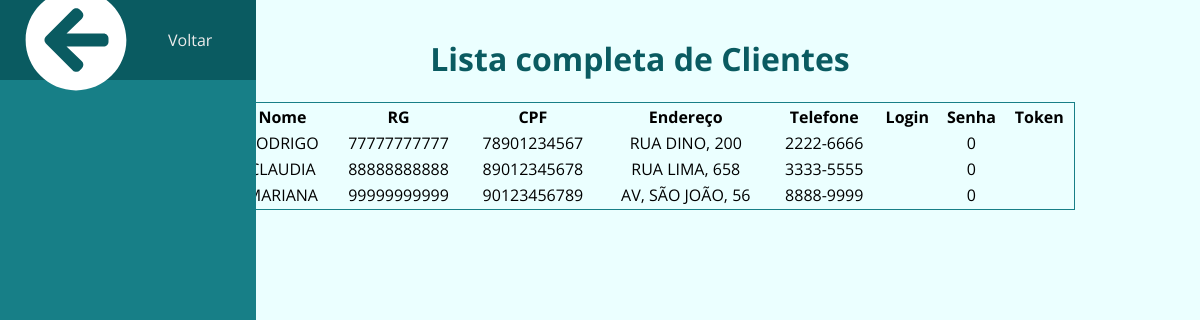
Screenshot of /Administracao/clientes.php (signed in) with the database file from the repository.
### tables this page shows
CREATE TABLE `clientes` (
  `codigo` int(4) NOT NULL,
  `nome` varchar(30) NOT NULL,
  `rg` varchar(11) NOT NULL,
  `cpf` char(11) NOT NULL,
  `endereco` varchar(30) NOT NULL,
  `telefone` varchar(11) NOT NULL,
  `email` varchar(20) NOT NULL,
  `login` varchar(10) NOT NULL,
  `senha` int(4) NOT NULL,
  `token` varchar(32) NOT NULL
);

### Administracao/clientes.php (the view, shortened to what this page needs)
<html lang="pt-br">
    <head>
        <link rel = "stylesheet" href="css/style2.css" type = "text/css">
    </head>
    <body>
<?php
  include 'conexao.php';
?>
               <nav class ="navbar">
            <ul class = "navbar-nav">
                <li class = "navbar-item">
                <a href="principal.php" class="nav-link">
                    <span class = "link-text">Voltar</a></span>
            </li>
            </ul>
            </nav>
        <main>
          <center><h1>Lista completa de Clientes</h1></center>
    <table style="border:1px solid rgb(23, 127, 135)"class = "tabela-clientes" align=center width=80%>
      <td align="center">
          <b>ID</b>
        </td>
        <td align="center">
          <b>Nome</b>
        </td>
        <td align="center"><b>RG</b></td>
        <td align="center"><b>CPF</b></td>
		<td align="center"><b>Endereço</b></td>
		<td align="center"><b>Telefone</b></td>
    <td align="center"><b>Login</b></td>
    <td align="center"><b>Senha</b></td>
    <td align="center"><b>Token</b></td>
<?php
  $sql = "SELECT *
      FROM clientes
      ORDER BY codigo";
  $tabela = mysqli_query($conexao,$sql);
  while ($linha = mysqli_fetch_array($tabela))
  {
?>
      <tr>
        <td align="center">
        </td>
        <td align="center">
          <?php echo $linha['nome']; ?>
        </td>
        <td align="center">
          <?php echo $linha['rg']; ?>
        </td>
        <td align="center">
          <?php echo $linha['cpf']; ?>
        </td>
		<td align="center">
          <?php echo $linha['endereco']; ?>
        </td>
		<td align="center">
          <?php echo $linha['telefone']; ?>
        </td>
        <td align="center">
        </td>
        <td align="center">
          <?php echo $linha['senha']; ?>
        </td>
        <td align="center">
        </td>
      </tr>
<?php
  }
?>
    </table>
        </main>
    </body>
</html>

### Administracao/css/style2.css (style rules this page uses)
:root { font-size:16px; font-family: "Open Sans"; --text-primary:white; --text-secondary:#ececec; --bg-primary: rgb(23, 127, 135); --bg-secondary:#141418; }
body { color:black; background-color: rgb(235,255,255); margin:0; padding:0; }
main { margin-left: 5rem; padding: 1rem; }
.navbar { position:fixed; background-color:var(--bg-primary); transition: width 200ms ease; }
.navbar-nav { list-style: none; padding:0; margin:0; display:flex; align-items: center; }
.nav-link { display:flex; align-items: center; height: 5rem; color: var(--text-primary); text-decoration: none; filter: grayscale(100%) opacity(0.3); transition: 600ms ease; }
.nav-link svg { min-width: 2rem; margin: 0 1.5rem; }
h1 { color:rgb(10, 91, 97) }
@media only screen and (min-width: 600px) { .navbar { top:0; width:5em; height: 100vh; } }
@media only screen and (min-width: 600px) { .navbar-nav { flex-direction: column; } }

### rows the page displays
clientes: nome "RODRIGO", rg "77777777777", cpf "78901234567", endereco "RUA DINO, 200", telefone "2222-6666", senha "0"
clientes: nome "CLAUDIA", rg "88888888888", cpf "89012345678", endereco "RUA LIMA, 658", telefone "3333-5555", senha "0"
clientes: nome "MARIANA", rg "99999999999", cpf "90123456789", endereco "AV, SÃO JOÃO, 56", telefone "8888-9999", senha "0"
